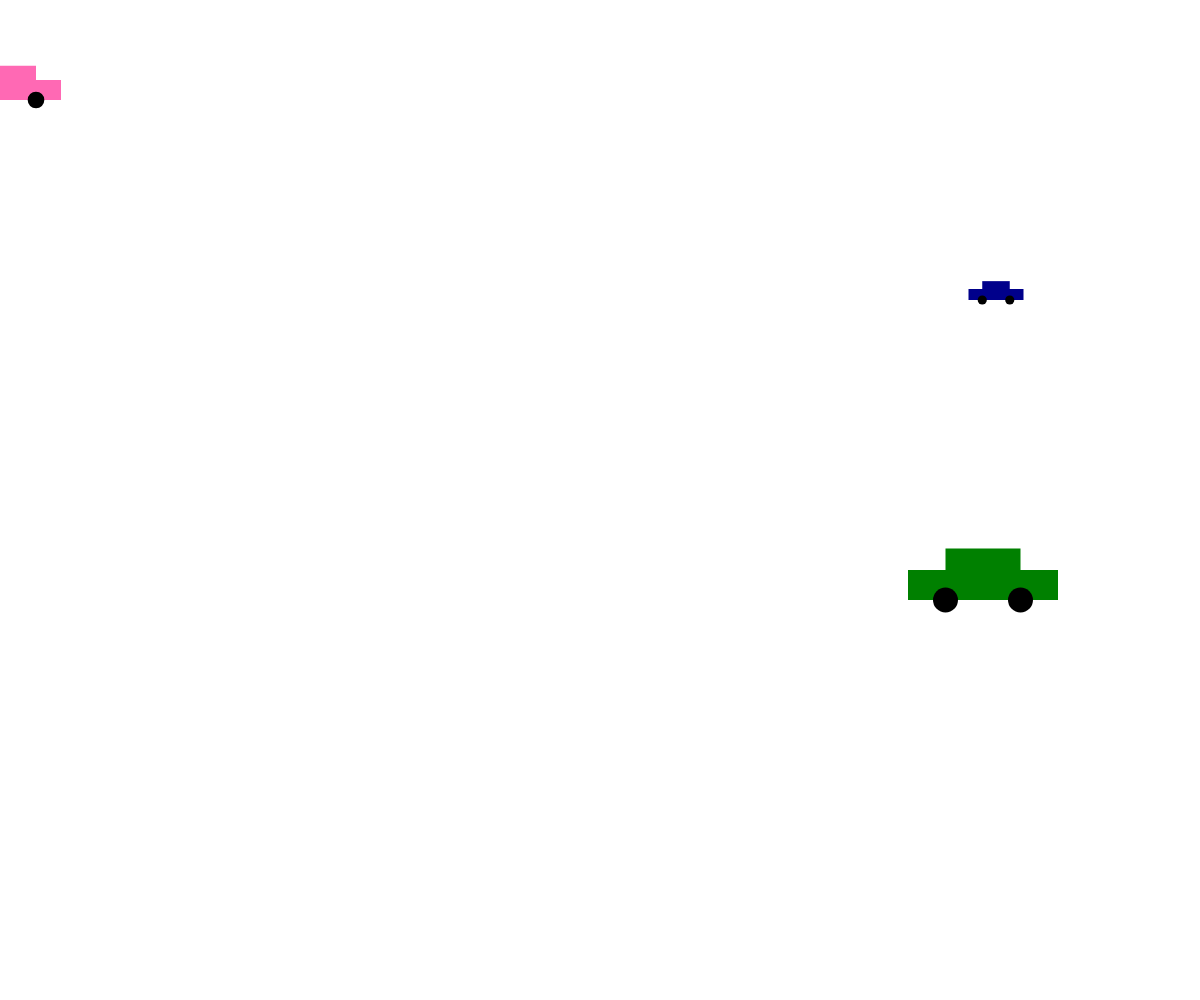
Frame 1 (no input)
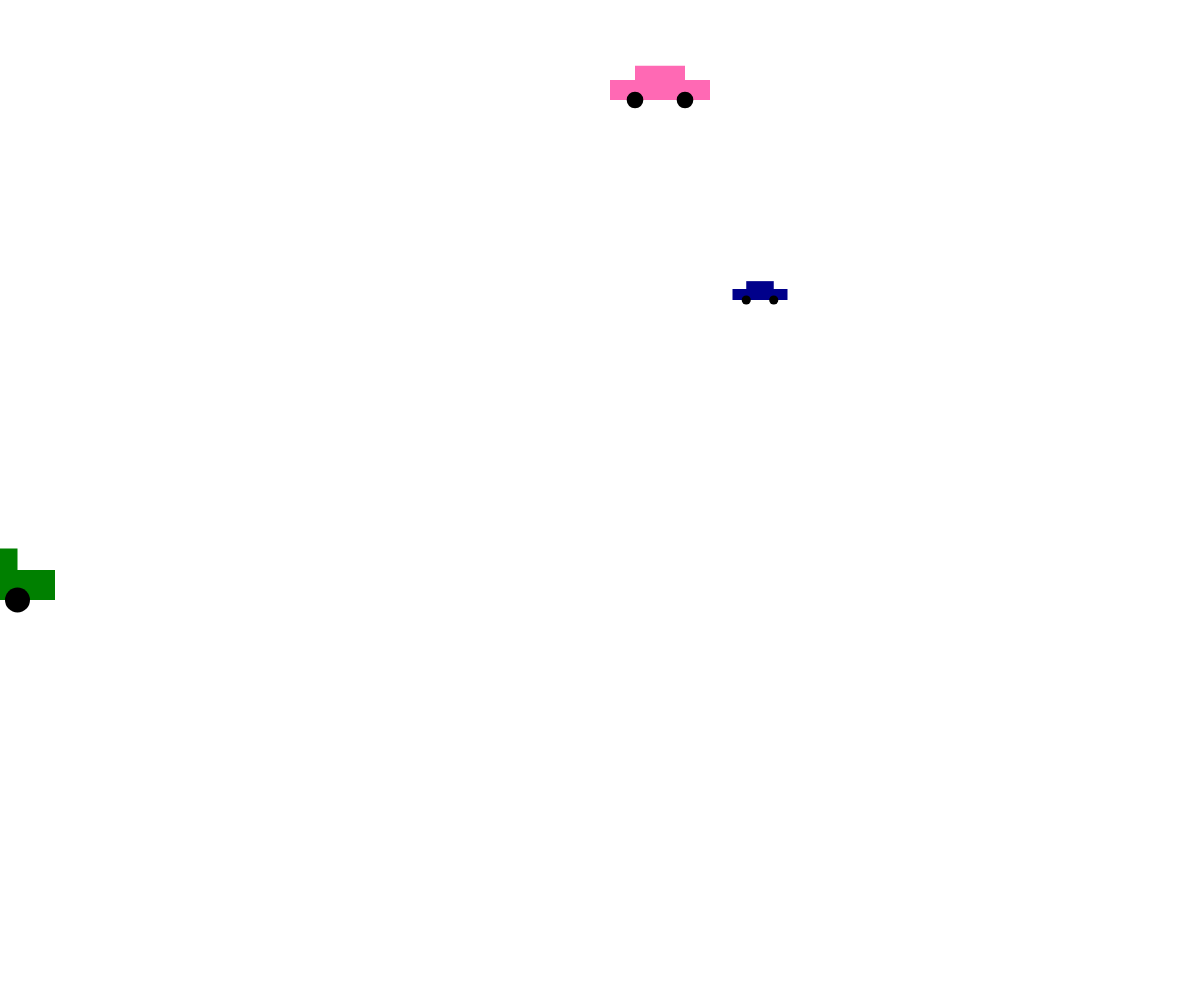
Frame 60 (no input)
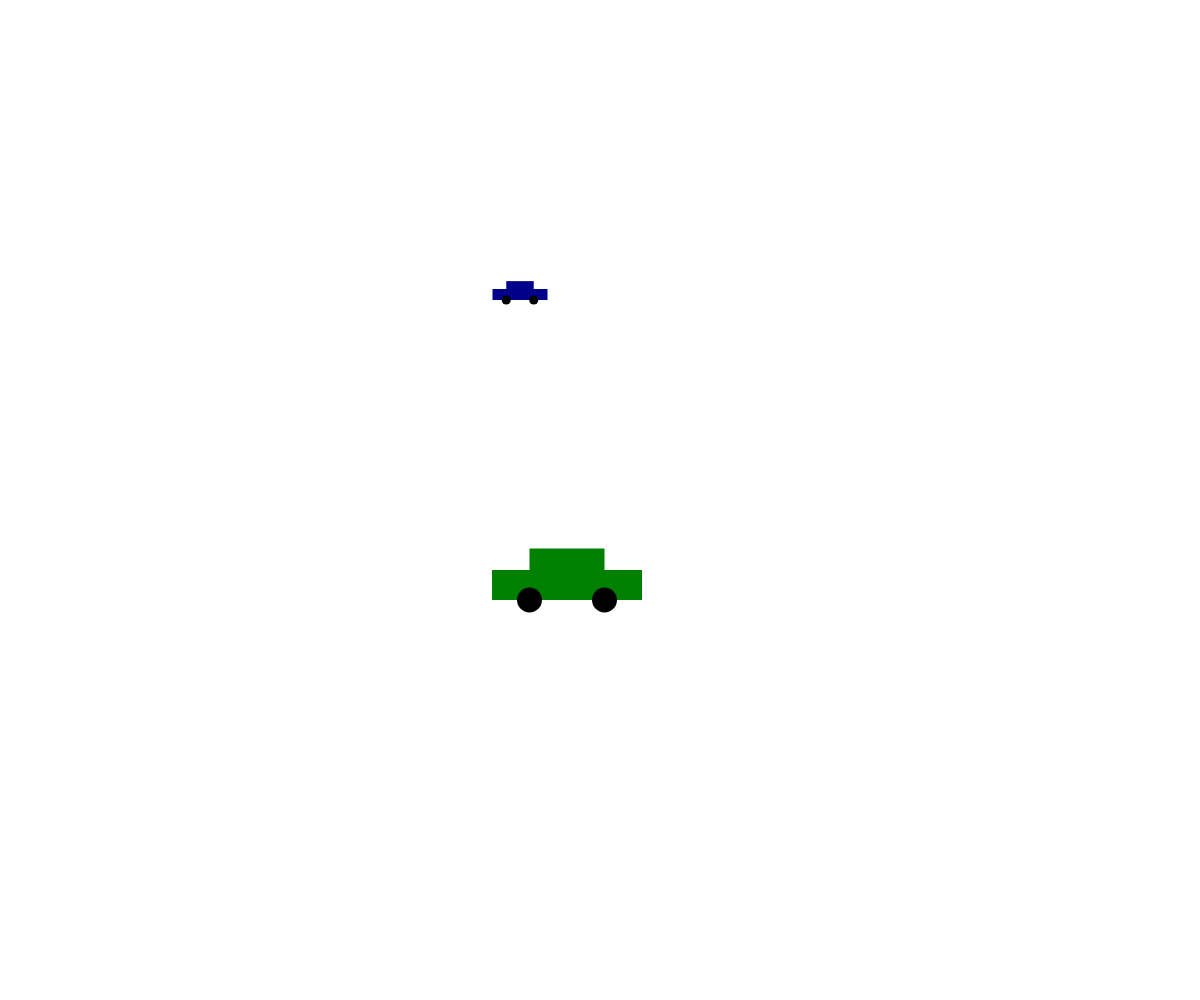
Frame 120 (the mouse pressed at the canvas centre since frame 60)

The p5.js sketch that drew these frames (run headless with seeded random() and noise() and a simulated clock; from frame 60 on, the mouse is pressed at the canvas centre):

// p5.js sketch
// ── sketch.js
const canvasWidth = window.innerWidth;
const canvasHeight = window.innerHeight; 

// feel free to change these values as you like!
const c1 = {
    x: 0,
    y: 100,
    width: 100,
    speed: 11,
    color: 'hotpink'
};

const c2 = {
    x: 1000,
    y: 300,
    width: 55,
    speed: -4,
    color: 'darkblue'
};

const c3 = {
    x: 1000,
    y: 600,
    width: 150,
    speed: -17,
    color: 'green'
};



// required to set up the canvas:
function setup() {
    createCanvas(canvasWidth, canvasHeight);
}


// animation loop:
function draw() {
    // clear the canvas:
    clear();

    // move the car:
    if (c1.x > canvasWidth + 200) {
        c1.x = -200;
    }

    // if (c1.y > canvasHeight + 200) {
    //     c1.y = -200;
    // }

   if (c2.x < -200) {
        c2.x = canvasWidth + 200;
    }

    if (c3.x < -200) {
        c3.x = canvasWidth + 200;
    }

    c1.x += c1.speed;
    c2.x += c2.speed;
    c3.x += c3.speed;

    // redraw the car:
    drawCar(c1.x, c1.y, c1.width, c1.color);
    drawCar(c2.x, c2.y, c2.width, c2.color);
    drawCar(c3.x, c3.y, c3.width, c3.color);
    
  
}


// this function's job is to draw a car based on the 
// parameters the user passes in (x, y, size, fillColor, and wheelColor)
function drawCar(x, y, size, fillColor, wheelColor='black') {
    strokeWeight(0);
    
    // body
    fill(fillColor);
    rect(x - size/4, y - (size/5 + size/7), size / 2, size/7); // top
    rect(x - size/2, y - size/5, size, size/5); // bottom

    // wheels:
    fill(wheelColor);
    circle(x - size / 4, y, size / 6);
    circle(x + size / 4, y, size / 6);
}
